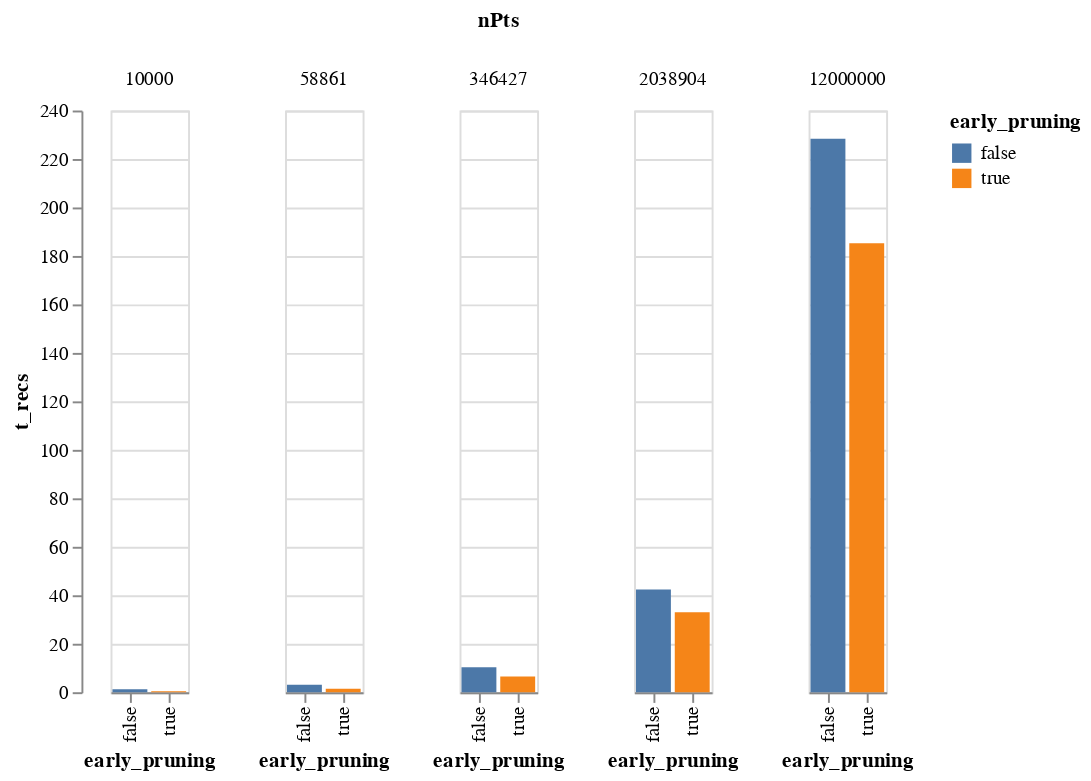

The notebook cell this image was saved under:
### Markdown cell above
# Early Pruning

### Code cell
dataset = "airbnb"
control = "early_pruning"
df = pd.read_csv(f"../result/{control}_{dataset}_time.csv")

print("pct improvement:")
print(df.groupby(["nPts"])[["t_recs","t_meta"]].pct_change().dropna())
alt.Chart(df).mark_bar().encode(
    x = f"{control}:N",
    y = "t_recs",
    column= "nPts:N",
    color = f"{control}:N"
).resolve_scale(x='independent')

### Figure 1 — Vega-Lite specification as saved in the notebook (floating-point values rounded to 4 significant figures)
{"config": {"view": {"continuousWidth": 400, "continuousHeight": 300}}, "data": {"name": "data-ab1b6fd19927f7936f1cf5df31c5cf00"}, "mark": "bar", "encoding": {"color": {"type": "nominal", "field": "early_pruning"}, "column": {"type": "nominal", "field": "nPts"}, "x": {"type": "nominal", "field": "early_pruning"}, "y": {"type": "quantitative", "field": "t_recs"}}, "resolve": {"scale": {"x": "independent"}}, "$schema": "https://vega.github.io/schema/vega-lite/v4.8.1.json", "datasets": {"data-ab1b6fd19927f7936f1cf5df31c5cf00": [{"nPts": 10000, "early_pruning": false, "t_meta": 0.08157, "t_recs": 1.274}, {"nPts": 10000, "early_pruning": true, "t_meta": 0.07356, "t_recs": 0.3661}, {"nPts": 58861, "early_pruning": false, "t_meta": 0.2942, "t_recs": 3.042}, {"nPts": 58861, "early_pruning": true, "t_meta": 0.2831, "t_recs": 1.419}, {"nPts": 346427, "early_pruning": false, "t_meta": 1.7, "t_recs": 10.3}, {"nPts": 346427, "early_pruning": true, "t_meta": 1.668, "t_recs": 6.498}, {"nPts": 2038904, "early_pruning": false, "t_meta": 9.142, "t_recs": 42.34}, {"nPts": 2038904, "early_pruning": true, "t_meta": 9.233, "t_recs": 32.95}, {"nPts": 12000000, "early_pruning": false, "t_meta": 53.41, "t_recs": 228.3}, {"nPts": 12000000, "early_pruning": true, "t_meta": 52.35, "t_recs": 185.3}]}}
